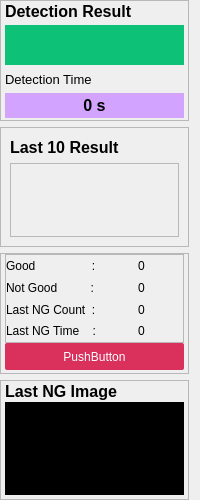
         <widget class="QWidget" name="rightGrid" native="true">
          <property name="minimumSize">
           <size>
            <width>0</width>
            <height>500</height>
           </size>
          </property>
          <property name="maximumSize">
           <size>
            <width>200</width>
            <height>16777215</height>
           </size>
          </property>
          <property name="styleSheet">
           <string notr="true"/>
          </property>
          <layout class="QVBoxLayout" name="verticalLayout_10">
           <property name="leftMargin">
            <number>0</number>
           </property>
           <property name="topMargin">
            <number>0</number>
           </property>
           <property name="bottomMargin">
            <number>0</number>
           </property>
           <item>
            <widget class="QFrame" name="detectionResult_Frame">
             <property name="maximumSize">
              <size>
               <width>261</width>
               <height>16777215</height>
              </size>
             </property>
             <property name="frameShape">
              <enum>QFrame::StyledPanel</enum>
             </property>
             <property name="frameShadow">
              <enum>QFrame::Raised</enum>
             </property>
             <layout class="QVBoxLayout" name="verticalLayout_11">
              <property name="spacing">
               <number>4</number>
              </property>
              <property name="leftMargin">
               <number>4</number>
              </property>
              <property name="topMargin">
               <number>0</number>
              </property>
              <property name="rightMargin">
               <number>4</number>
              </property>
              <property name="bottomMargin">
               <number>2</number>
              </property>
              <item>
               <widget class="QLabel" name="label_16">
                <property name="maximumSize">
                 <size>
                  <width>16777215</width>
                  <height>20</height>
                 </size>
                </property>
                <property name="font">
                 <font>
                  <family>Arial</family>
                  <pointsize>12</pointsize>
                  <weight>75</weight>
                  <bold>true</bold>
                 </font>
                </property>
                <property name="text">
                 <string>Detection Result</string>
                </property>
                <property name="alignment">
                 <set>Qt::AlignLeading|Qt::AlignLeft|Qt::AlignVCenter</set>
                </property>
               </widget>
              </item>
              <item>
               <widget class="QLabel" name="label_17">
                <property name="styleSheet">
                 <string notr="true">background-color: rgb(13, 193, 119);</string>
                </property>
                <property name="text">
                 <string/>
                </property>
               </widget>
              </item>
              <item>
               <widget class="QLabel" name="label_18">
                <property name="maximumSize">
                 <size>
                  <width>16777215</width>
                  <height>20</height>
                 </size>
                </property>
                <property name="font">
                 <font>
                  <family>Arial</family>
                  <pointsize>10</pointsize>
                 </font>
                </property>
                <property name="text">
                 <string>Detection Time</string>
                </property>
               </widget>
              </item>
              <item>
               <widget class="QLabel" name="label_19">
                <property name="maximumSize">
                 <size>
                  <width>16777215</width>
                  <height>25</height>
                 </size>
                </property>
                <property name="font">
                 <font>
                  <family>Arial</family>
                  <pointsize>12</pointsize>
                  <weight>75</weight>
                  <bold>true</bold>
                 </font>
                </property>
                <property name="styleSheet">
                 <string notr="true">background-color:#D2A4FF;</string>
                </property>
                <property name="text">
                 <string>0 s</string>
                </property>
                <property name="alignment">
                 <set>Qt::AlignCenter</set>
                </property>
               </widget>
              </item>
             </layout>
            </widget>
           </item>
           <item>
            <widget class="QFrame" name="lastTenResult_Frame">
             <property name="frameShape">
              <enum>QFrame::StyledPanel</enum>
             </property>
             <property name="frameShadow">
              <enum>QFrame::Raised</enum>
             </property>
             <layout class="QVBoxLayout" name="verticalLayout_12">
              <item>
               <widget class="QLabel" name="label_20">
                <property name="maximumSize">
                 <size>
                  <width>16777215</width>
                  <height>20</height>
                 </size>
                </property>
                <property name="font">
                 <font>
                  <family>Arial</family>
                  <pointsize>12</pointsize>
                  <weight>75</weight>
                  <bold>true</bold>
                 </font>
                </property>
                <property name="text">
                 <string>Last 10 Result</string>
                </property>
               </widget>
              </item>
              <item>
               <widget class="QFrame" name="frame_5">
                <property name="frameShape">
                 <enum>QFrame::StyledPanel</enum>
                </property>
                <property name="frameShadow">
                 <enum>QFrame::Raised</enum>
                </property>
               </widget>
              </item>
             </layout>
            </widget>
           </item>
           <item>
            <widget class="QFrame" name="counterFrame">
             <property name="frameShape">
              <enum>QFrame::StyledPanel</enum>
             </property>
             <property name="frameShadow">
              <enum>QFrame::Raised</enum>
             </property>
             <layout class="QVBoxLayout" name="verticalLayout_13">
              <property name="spacing">
               <number>0</number>
              </property>
              <property name="leftMargin">
               <number>4</number>
              </property>
              <property name="topMargin">
               <number>0</number>
              </property>
              <property name="rightMargin">
               <number>4</number>
              </property>
              <property name="bottomMargin">
               <number>3</number>
              </property>
              <item>
               <widget class="QFrame" name="frame_7">
                <property name="frameShape">
                 <enum>QFrame::StyledPanel</enum>
                </property>
                <property name="frameShadow">
                 <enum>QFrame::Raised</enum>
                </property>
                <layout class="QGridLayout" name="gridLayout_9">
                 <property name="leftMargin">
                  <number>0</number>
                 </property>
                 <property name="topMargin">
                  <number>0</number>
                 </property>
                 <property name="rightMargin">
                  <number>0</number>
                 </property>
                 <property name="bottomMargin">
                  <number>0</number>
                 </property>
                 <property name="spacing">
                  <number>0</number>
                 </property>
                 <item row="2" column="1" alignment="Qt::AlignHCenter">
                  <widget class="QLabel" name="label_28">
                   <property name="text">
                    <string>0</string>
                   </property>
                  </widget>
                 </item>
                 <item row="3" column="1" alignment="Qt::AlignHCenter">
                  <widget class="QLabel" name="label_27">
                   <property name="text">
                    <string>0</string>
                   </property>
                  </widget>
                 </item>
                 <item row="1" column="0">
                  <widget class="QLabel" name="label_21">
                   <property name="sizePolicy">
                    <sizepolicy hsizetype="Expanding" vsizetype="Preferred">
                     <horstretch>0</horstretch>
                     <verstretch>0</verstretch>
                    </sizepolicy>
                   </property>
                   <property name="maximumSize">
                    <size>
                     <width>93</width>
                     <height>16777215</height>
                    </size>
                   </property>
                   <property name="text">
                    <string>Not Good          :</string>
                   </property>
                  </widget>
                 </item>
                 <item row="0" column="0">
                  <widget class="QLabel" name="label_22">
                   <property name="sizePolicy">
                    <sizepolicy hsizetype="Expanding" vsizetype="Preferred">
                     <horstretch>0</horstretch>
                     <verstretch>0</verstretch>
                    </sizepolicy>
                   </property>
                   <property name="maximumSize">
                    <size>
                     <width>95</width>
                     <height>16777215</height>
                    </size>
                   </property>
                   <property name="text">
                    <string>Good                 :</string>
                   </property>
                  </widget>
                 </item>
                 <item row="2" column="0" alignment="Qt::AlignLeft">
                  <widget class="QLabel" name="label_23">
                   <property name="sizePolicy">
                    <sizepolicy hsizetype="Expanding" vsizetype="Preferred">
                     <horstretch>0</horstretch>
                     <verstretch>0</verstretch>
                    </sizepolicy>
                   </property>
                   <property name="text">
                    <string>Last NG Count  :</string>
                   </property>
                  </widget>
                 </item>
                 <item row="3" column="0" alignment="Qt::AlignLeft">
                  <widget class="QLabel" name="label_24">
                   <property name="sizePolicy">
                    <sizepolicy hsizetype="Expanding" vsizetype="Preferred">
                     <horstretch>0</horstretch>
                     <verstretch>0</verstretch>
                    </sizepolicy>
                   </property>
                   <property name="text">
                    <string>Last NG Time    :</string>
                   </property>
                  </widget>
                 </item>
                 <item row="0" column="1" alignment="Qt::AlignHCenter|Qt::AlignVCenter">
                  <widget class="QLabel" name="label_25">
                   <property name="text">
                    <string>0</string>
                   </property>
                  </widget>
                 </item>
                 <item row="1" column="1" alignment="Qt::AlignHCenter">
                  <widget class="QLabel" name="label_26">
                   <property name="text">
                    <string>0</string>
                   </property>
                  </widget>
                 </item>
                </layout>
               </widget>
              </item>
              <item>
               <widget class="QPushButton" name="pushButton_5">
                <property name="maximumSize">
                 <size>
                  <width>16777215</width>
                  <height>27</height>
                 </size>
                </property>
                <property name="styleSheet">
                 <string notr="true">QPushButton{
	color:white;
	background-color:#D9305C;
	border-radius:2px;
}</string>
                </property>
                <property name="text">
                 <string>PushButton</string>
                </property>
               </widget>
              </item>
             </layout>
            </widget>
           </item>
           <item>
            <widget class="QFrame" name="lastNGImage_Frame">
             <property name="maximumSize">
              <size>
               <width>16777215</width>
               <height>16777205</height>
              </size>
             </property>
             <property name="frameShape">
              <enum>QFrame::StyledPanel</enum>
             </property>
             <property name="frameShadow">
              <enum>QFrame::Raised</enum>
             </property>
             <layout class="QVBoxLayout" name="verticalLayout_14">
              <property name="spacing">
               <number>0</number>
              </property>
              <property name="leftMargin">
               <number>4</number>
              </property>
              <property name="topMargin">
               <number>0</number>
              </property>
              <property name="rightMargin">
               <number>4</number>
              </property>
              <property name="bottomMargin">
               <number>4</number>
              </property>
              <item>
               <widget class="QLabel" name="label_29">
                <property name="maximumSize">
                 <size>
                  <width>16777215</width>
                  <height>21</height>
                 </size>
                </property>
                <property name="font">
                 <font>
                  <family>Arial</family>
                  <pointsize>12</pointsize>
                  <weight>75</weight>
                  <bold>true</bold>
                 </font>
                </property>
                <property name="text">
                 <string>Last NG Image</string>
                </property>
               </widget>
              </item>
              <item>
               <widget class="QLabel" name="label_30">
                <property name="maximumSize">
                 <size>
                  <width>16777215</width>
                  <height>121</height>
                 </size>
                </property>
                <property name="font">
                 <font>
                  <pointsize>4</pointsize>
                 </font>
                </property>
                <property name="styleSheet">
                 <string notr="true">background-color: rgb(0, 0, 0);</string>
                </property>
                <property name="text">
                 <string/>
                </property>
               </widget>
              </item>
             </layout>
            </widget>
           </item>
          </layout>
         </widget>
